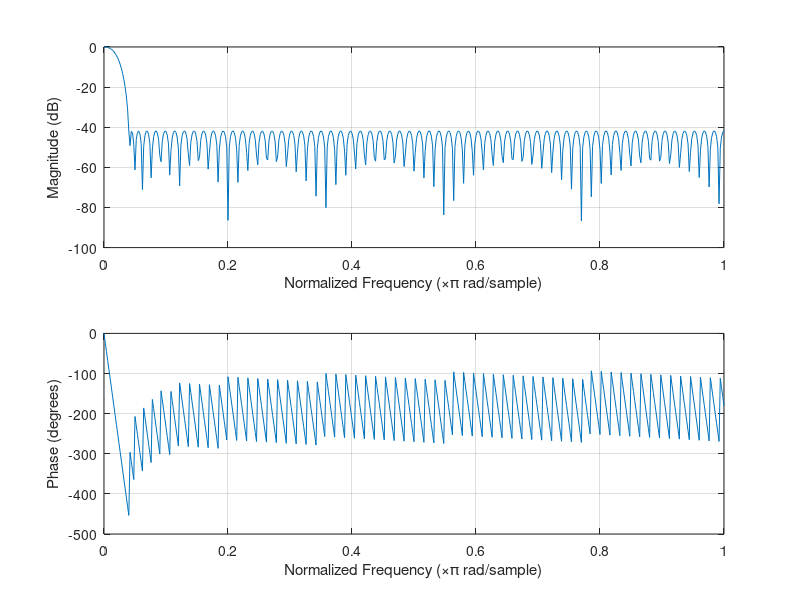
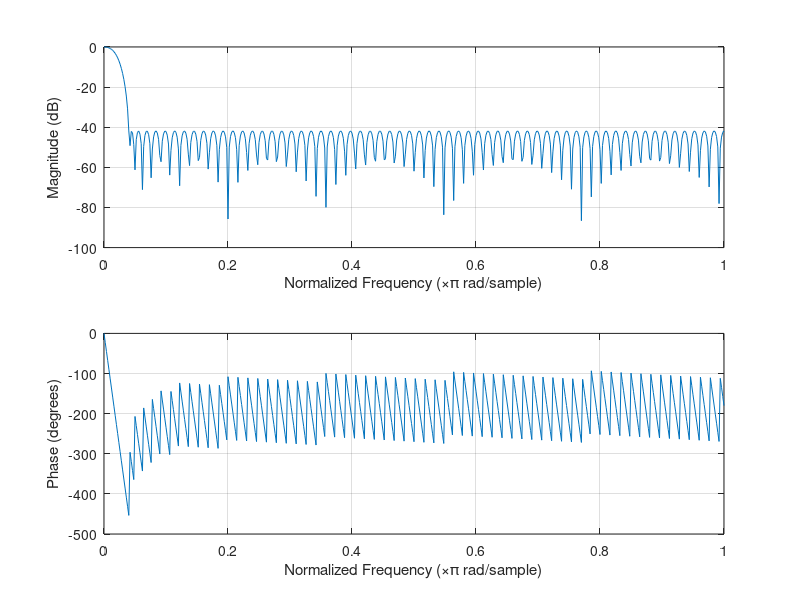
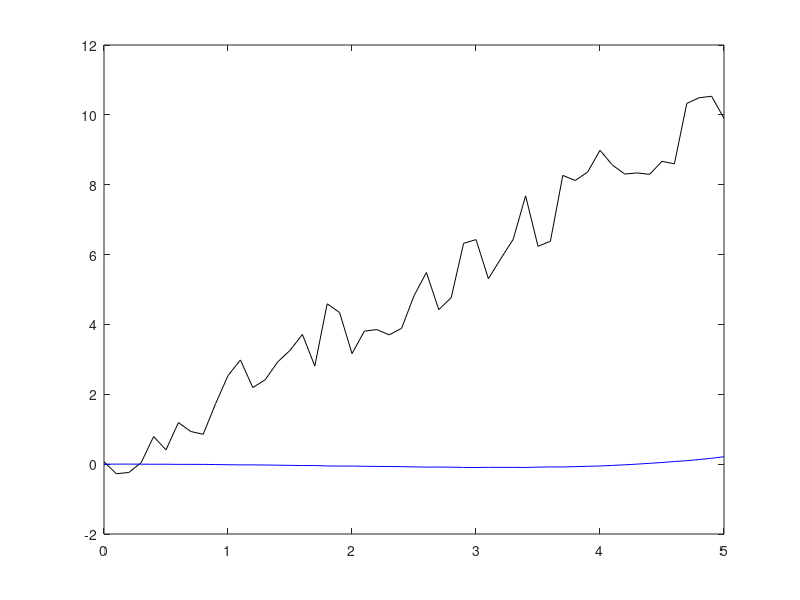

Source code (MATLAB) for these figures, in order:


% FIR filter designed with
% http://t-filter.appspot.com
%
% sampling frequency: 10 Hz
%
%* 0 Hz - 0.1 Hz
%  gain = 1
%  desired ripple = 5 dB
%  actual ripple = 4.169952965424239 dB
%
%* 0.2 Hz - 5 Hz
%  gain = 0
%  desired attenuation = -40 dB
%  actual attenuation = -40.01202996688569 dB


close all
clc
format long

h = [ -0.005518034512137216
-0.0010814112228576655
-0.0011715558702631759
-0.0012552710889628567
-0.0013308334353300155
-0.0013967720783365626
-0.0014511208454426885
-0.001491791836425203
-0.0015160592026807025
-0.0015226185203396953
-0.0015085197577844182
-0.0014722040762444061
-0.0014123695184736764
-0.0013265619010405913
-0.001212508065275172
-0.0010684583872677576
-0.0008921788103756073
-0.0006825463717743312
-0.0004387799868456526
-0.00015906757682741153
0.00015944877611416515
0.0005166947881782396
0.0009101913461917016
0.0013468674321911376
0.001821182269630084
0.0023359211799397657
0.00289002069821335
0.0034830014583876875
0.004114140043280624
0.004781943608556381
0.0054864780888605955
0.006223389801475368
0.006993510283712941
0.007793402699866823
0.008619934041613231
0.009471306960631379
0.010344519347966881
0.011235727852504136
0.012141564768453447
0.013058843694340594
0.013983343005131637
0.01491091018305646
0.015837908548011613
0.016759571697504576
0.017671066542843852
0.01856971665908746
0.019449862739335456
0.02030794752010053
0.021139483236666628
0.021940318316778305
0.022706408113284997
0.02343154310727671
0.024122772922803227
0.02475204631049552
0.025343313056079852
0.02588187171722733
0.026360455187262755
0.026778585734640446
0.027136597091489186
0.02743366193275918
0.02766770009312151
0.02783708048802205
0.0279393249242809
0.02797338964909767
0.0279393249242809
0.02783708048802205
0.02766770009312151
0.02743366193275918
0.027136597091489186
0.026778585734640446
0.026360455187262755
0.02588187171722733
0.025343313056079852
0.02475204631049552
0.024122772922803227
0.02343154310727671
0.022706408113284997
0.021940318316778305
0.021139483236666628
0.02030794752010053
0.019449862739335456
0.01856971665908746
0.017671066542843852
0.016759571697504576
0.015837908548011613
0.01491091018305646
0.013983343005131637
0.013058843694340594
0.012141564768453447
0.011235727852504136
0.010344519347966881
0.009471306960631379
0.008619934041613231
0.007793402699866823
0.006993510283712941
0.006223389801475368
0.0054864780888605955
0.004781943608556381
0.004114140043280624
0.0034830014583876875
0.00289002069821335
0.0023359211799397657
0.001821182269630084
0.0013468674321911376
0.0009101913461917016
0.0005166947881782396
0.00015944877611416515
-0.00015906757682741153
-0.0004387799868456526
-0.0006825463717743312
-0.0008921788103756073
-0.0010684583872677576
-0.001212508065275172
-0.0013265619010405913
-0.0014123695184736764
-0.0014722040762444061
-0.0015085197577844182
-0.0015226185203396953
-0.0015160592026807025
-0.001491791836425203
-0.0014511208454426885
-0.0013967720783365626
-0.0013308334353300155
-0.0012552710889628567
-0.0011715558702631759
-0.0010814112228576655
-0.005518034512137216


];

s = sum(h);
freqz(h/s,1,500)
h = ceil(h*(2^16-1)/max(h))
figure
s = sum(h)
freqz(h/s,1,500)

fs = 10;
tf = 5;
N = tf*fs;
t = 0:1/fs:tf;

x = (0:N)*10/N + 2*rand(1,N+1)-1;
y = zeros(N+1,1);

for n = 1:N+1
    for k = 0:length(h)-1
        if (n-k)>0
            y(n) = y(n) + x(n-k)*h(k+1);
        end
    end
end

figure
y = y/sum(h)
erro = x(N)-y(N)

plot(t,x,'k')
hold on
plot(t,y,'b')
